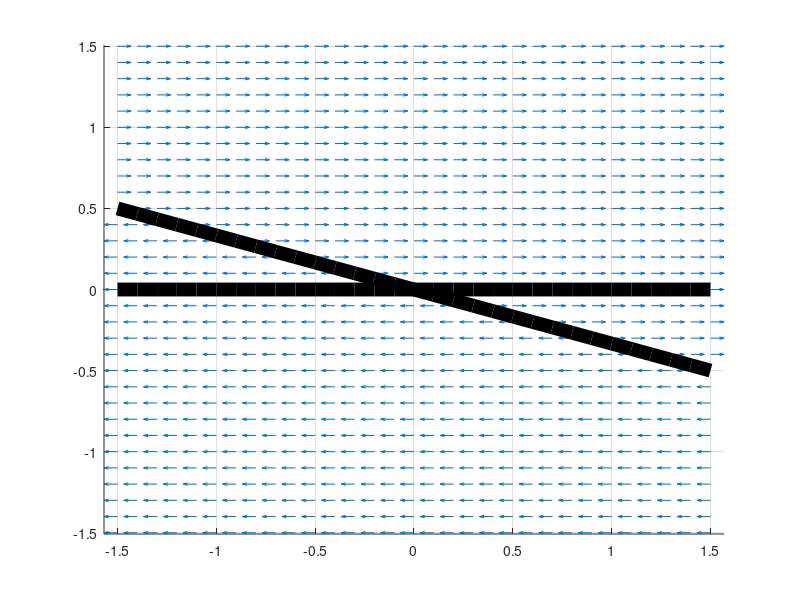

Reproduce this figure in MATLAB.
A = [1 3; 0 0];

% le système
ode_sys = @(t,x) [A(1,1)*x(1) + A(1,2)*x(2);A(2,1)*x(1) + A(2,2)*x(2)];

[t,x]=ode23(ode_sys, [0,10], [0.5,0]);
%plot(t,x)

% calcul des valeurs propres
[V,L] = eig(A)

% === dessin des vecteurs propres ===
line_range = -1.5:.1:1.5;
line_1 = (V(2,1)/V(1,1)) * line_range;
line_2 = (V(2,2)/V(1,2)) * line_range;
hold on;
%plot(line_range,line_1,"linewidth",10);
%plot(line_range,line_2,"linewidth",10);
%quiver([0;0],[0;0],V(1,:),V(2,:),"linewidth",10,"color","k")


% === dessin vecteurs vitesse ===
point_sequence = [[1,1];[-1,-1];[-1,1];[1,-1]]';
velocity_sequence = [];
for point_vec = point_sequence # Column-wise iteration
    velocity_vec = A*point_vec
    velocity_norm = velocity_vec/norm(velocity_vec);
    velocity_sequence = [velocity_sequence,velocity_norm];
endfor

% affichage
hold on;
%quiver(point_sequence(1,:),point_sequence(2,:),velocity_sequence(1,:),velocity_sequence(2,:),0.2,"linewidth",5,"color","k")
%plot(point_sequence(1,:),point_sequence(2,:),"ok")
%plot(line_range,line_1,"linestyle",":","color","k");
%plot(line_range,line_2,"linestyle",":","color","k");


%   === portrait de phase ===

x1range=-1.5:.1:1.5;
x2range=-1.5:.1:1.5;
[x1,x2] = meshgrid(x1range, x2range);

# Définit le système à afficher (basé sur la matrice A)
x1p = A(1,1)*x1+A(1,2)*x2;
x2p = A(2,1)*x1+A(2,2)*x2;

# Normalise les valeurs pour l'affichage
arrow=sqrt(x1p.^2+x2p.^2);

# Création du portrait de phase
hold on;
quiver(x1,x2,x1p./arrow,x2p./arrow,0.5);
# Line plot
plot(line_range,line_1,"linewidth",10,"color","k");
plot(line_range,line_2,"linewidth",10,"color","k");
grid on;
axis tight;